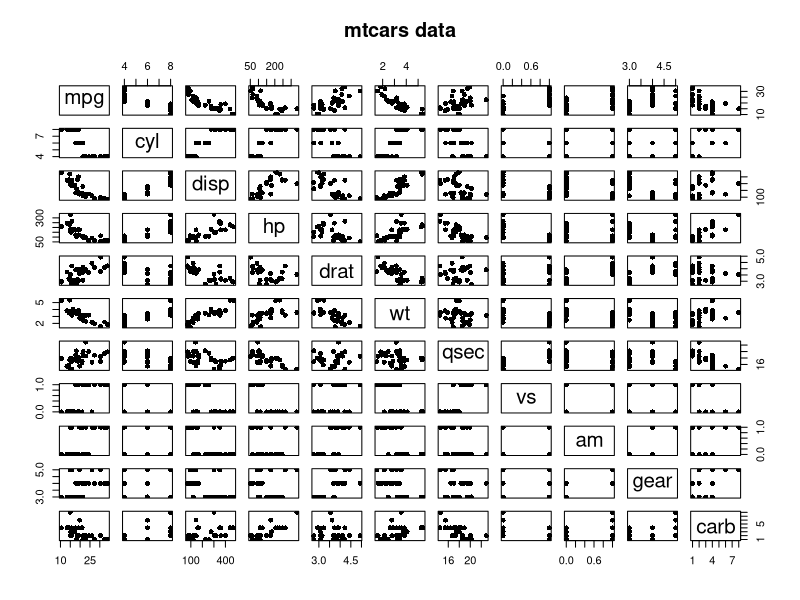
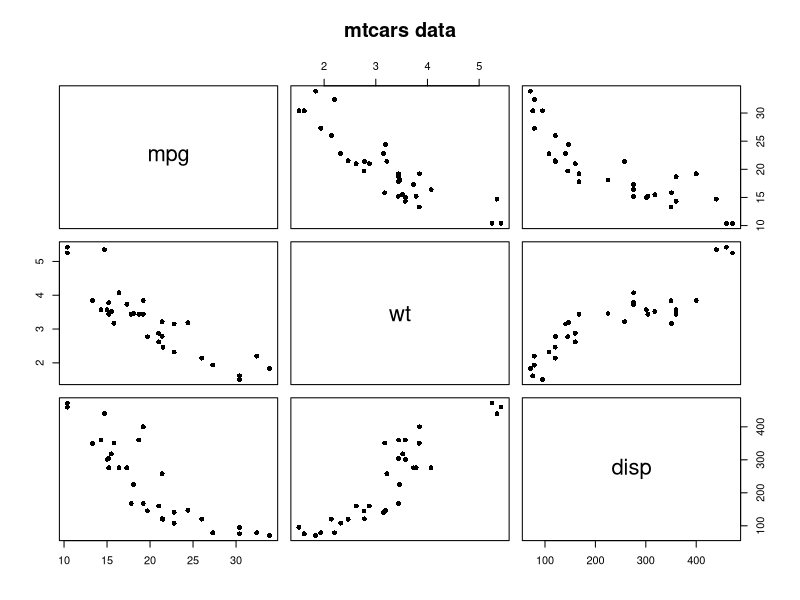

Here is the R script that generated these plots, in order:
#Performing exploratory Data Analysis
pairs(mtcars, main = "mtcars data", pch=16) #Plot all the variables against each other with a scatterplot matrix 
pairs(subset(mtcars, select=c("mpg", "wt", "disp")), main = "mtcars data", pch=16) #Plot those variables that seem to have a linear correlation


#Multiple variable linear regression using analytical solution 

y <- data.matrix(subset(mtcars, select=c("mpg")))

x <- data.matrix(subset(mtcars, select=c("wt","disp")))

x <- cbind(1,x) #Add column of 1 on the left (theta0)


thetas=(solve(t(x)%*%x))%*%t(x)%*%y #Applying Normal Equation

predictions=x%*%thetas


#Multiple variable linear regression using R's built-in functions 
model <- lm(mtcars$mpg ~ mtcars$wt + mtcars$disp) # Create linear model 


sum_squared_errors = sum((model$residuals)^2)

summary(model) #engine displacement has the lowest coefficient and significance value
